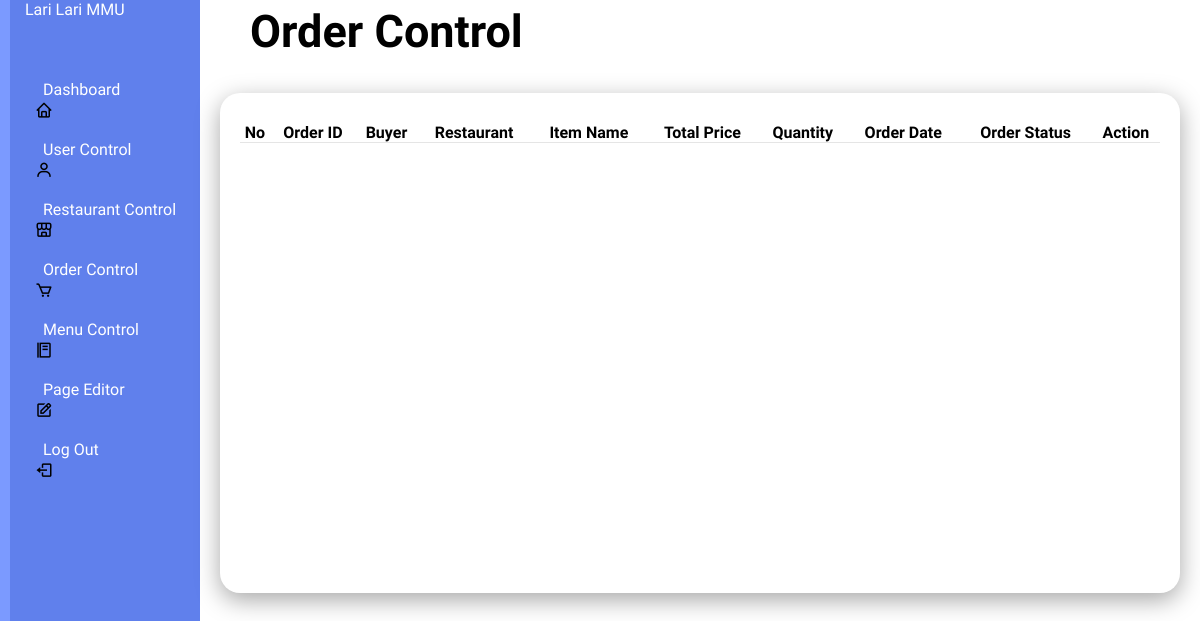
The page /ordercontrol on the database as committed earlier.
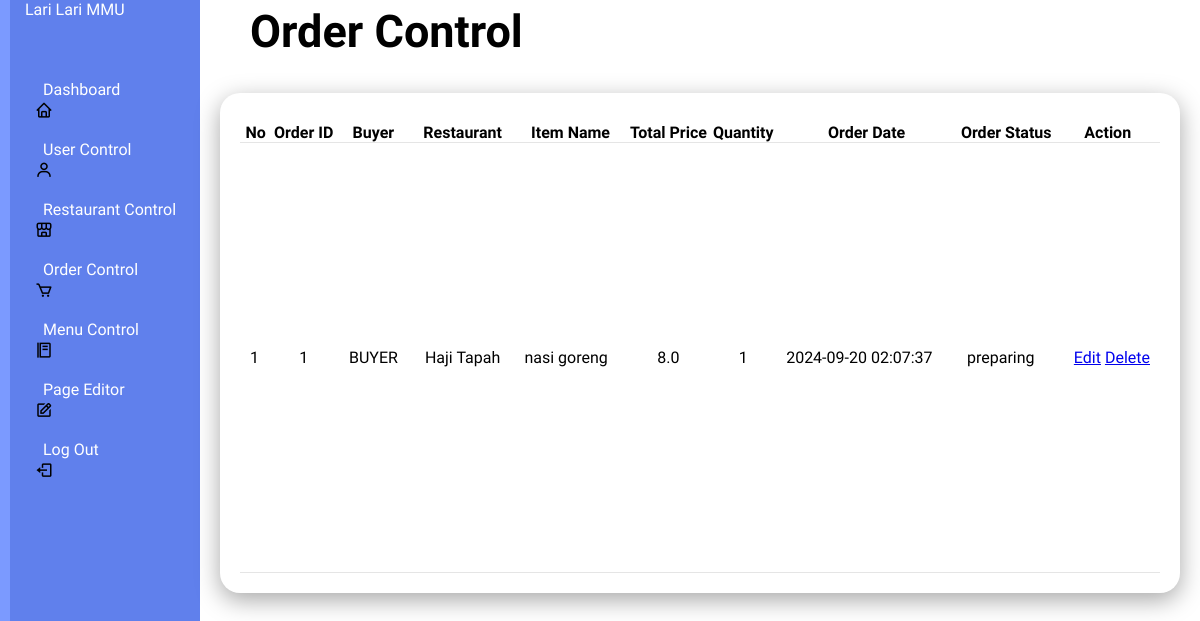
The same page on the database as committed later.
### tables this page shows
CREATE TABLE orders (
                id INTEGER PRIMARY KEY AUTOINCREMENT,
                buyer_username TEXT NOT NULL,
                restaurant_name TEXT NOT NULL,
                item_name TEXT NOT NULL,
                total_price REAL NOT NULL,
                quantity INTEGER NOT NULL,
                order_date TIMESTAMP DEFAULT CURRENT_TIMESTAMP, 
                order_status TEXT DEFAULT 'available',
                status TEXT DEFAULT 'pending',
                runner_name TEXT,
                runner_lat REAL,
                runner_lng REAL,
                delivery_address TEXT,
                delivery_lat REAL,
                delivery_lng REAL
            );

### app.py (the view)
@app.route('/ordercontrol', methods=['GET'])
def ordercontrol():
    conn = get_db_connection()
    cursor = conn.cursor()
    query = """
        SELECT id, buyer_username, restaurant_name, item_name, total_price, quantity, order_date, status
        FROM orders
    """
    cursor.execute(query)
    orders = cursor.fetchall()
    conn.close()
    return render_template('ordercontrol.html', orders=orders)

### app.py (called while the page is built)
def get_db_connection():
    con = sqlite3.connect("database.db")
    con.row_factory = sqlite3.Row
    return con

### templates/ordercontrol.html (shortened to what this page needs)
<!DOCTYPE html>
<html lang="en">
<head>
    <link rel="stylesheet" type="text/css" href="../static/style(admin2).css">
    <link rel="stylesheet" href="https://unpkg.com/boxicons@latest/css/boxicons.min.css">
        <link href="https://cdn.jsdelivr.net/npm/remixicon@4.3.0/fonts/remixicon.css" rel="stylesheet"/>
        <link rel="stylesheet" href="https://unpkg.com/aos@next/dist/aos.css" />
</head>
</head>
<body>
    <div class="admincontainer">
        <div class="navbar">
            <ul>
                <li><a href="#">Lari Lari MMU</a></li>
                <li><i class='bx bx-home'></i><a href="/admin">Dashboard</a></li>
                <li><i class='bx bx-user'></i><a href="/usercontrol">User Control</a></li>
                <li><i class='bx bx-store-alt'></i><a href="/restaurantcontrol">Restaurant Control</a></li>
                <li><i class='bx bx-cart'></i><a href="/ordercontrol">Order Control</a></li>
                <li><i class='bx bx-food-menu'></i><a href="/menucontrol">Menu Control</a></li>
                <li><i class='bx bx-edit'></i><a href="/pageEditor">Page Editor</a></li>
                <li><i class='bx bx-log-out'></i><a href="/logout">Log Out</a></li>
            </ul>
        </div>
    </div>
    <div class="admin-main">
        <div class="admin-header">
            <h2>Order Control</h2>
        </div>
        <div class="admin-table">
            <div class="table-body">
                <table>
                    <thead>
                        <tr>
                            <th>No</th>
                            <th>Order ID</th>
                            <th>Buyer</th>
                            <th>Restaurant</th>
                            <th>Item Name</th>
                            <th>Total Price</th>
                            <th>Quantity</th>
                            <th>Order Date</th>
                            <th>Order Status</th>
                            <th>Action</th>
                        </tr>
                    </thead>
                    <tbody>
                        {% for order in orders %}
                        <tr>
                            <td>{{ loop.index }}</td>
                            <td>{{ order.id }}</td>
                            <td>{{ order.buyer_username }}</td>
                            <td>{{ order.restaurant_name }}</td>
                            <td>{{ order.item_name }}</td>
                            <td>{{ order.total_price }}</td>
                            <td>{{ order.quantity }}</td>
                            <td>{{ order.order_date }}</td>
                            <td>{{ order.status }}</td>
                            <td class="actions">
                              <a href="{{ url_for('edit_order', order_id=order.id) }}">Edit</a>
                              <a href="{{ url_for('delete_order', order_id=order.id) }}" onclick="return confirm('Are you sure you want to delete this order?')">Delete</a>
                          </td>
                         </tr>
                         {% endfor %}
                     </tbody>
                 </table>
            </div>
        </div>
    </div>
</body>
</html>

Rows that differ between the two databases and show on the page:
added orders: id "1", buyer_username "BUYER", restaurant_name "Haji Tapah", item_name "nasi goreng", total_price "8.0", quantity "1", order_date "2024-09-20 02:07:37", status "preparing"
